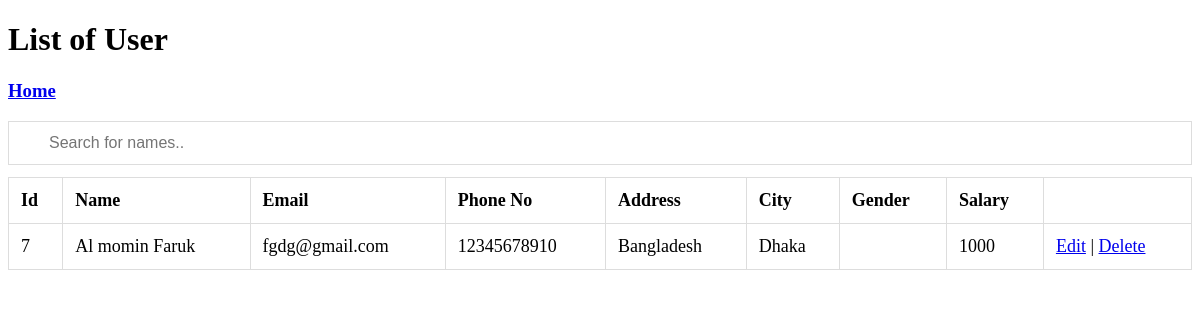
The app's page /adminhome/sellerinfo.php with its own data.
### tables this page shows
CREATE TABLE `signup` (
  `id` int(11) NOT NULL,
  `fullname` varchar(255) NOT NULL,
  `email` varchar(255) NOT NULL,
  `phonenumber` varchar(16) NOT NULL,
  `address` text NOT NULL,
  `city` text NOT NULL,
  `gender` varchar(10) DEFAULT NULL,
  `salary` varchar(20) DEFAULT NULL,
  `filename` varchar(500) DEFAULT NULL
);

### adminhome/db.php (called while the page is built)
<?php
$serverName="localhost";
$username="root";
$password="";
$databaseName="project";
function executeNonQuery($query){
global $serverName,$username,$password,$databaseName;
$result=false;
$connection=mysqli_connect($serverName,$username,$password,$databaseName);
if($connection){
    $result=mysqli_query($connection,$query);
}
return $result;
}
function executeQuery($query){
    return executeNonQuery($query);
}
?>

### adminhome/dataaccess.php (called while the page is built, shortened)
<?php
include_once("db.php");
function getAllSeller()
{
  $query = "SELECT * FROM signin where status=0";
  $result = executeQuery($query);
  $userList = array();
  $j = 0;
  if ($result) {
    for ($i = 0; $row = mysqli_fetch_assoc($result); $i++) {
      $query2 = "SELECT * FROM signup where id=$row[id]";
      $result2 = executeQuery($query2);
      $row2 = mysqli_fetch_assoc($result2);
      $userList[$j] = $row2;
      $j++;
    }
  }
  return $userList;
}
?>

### adminhome/service.php (called while the page is built, shortened)
<?php
include_once("dataaccess.php");
function loadAllSeller()
{
  return getAllSeller();
}
?>

### adminhome/sellerinfo.php (the view, shortened to what this page needs)
<?php
include_once("service.php");
$sellerList = loadAllSeller();
?>
<!DOCTYPE html>
<html lang="en">
<head>
</head>
<body>
    <h1>List of User</h1>
    <h3><a href="normaladmin.php">Home</a></h3>
    <input type="text" id="myInput" onkeyup="myFunction()" placeholder="Search for names.." title="Type in a name">
    <div>
        <table id="myTable" border="1">
            <tr>
                <th>Id</th>
                <th>Name</th>
                <th>Email</th>
                <th>Phone No</th>
                <th>Address</th>
                <th>City</th>
                <th>Gender</th>
                <th>Salary</th>
            </tr>
            <?php
            if (is_array($sellerList)) {
                foreach ($sellerList as $sell) {
                    echo
                        "<tr>
                                  <td>$sell[id]</td>
                                  <td>$sell[fullname]</td>
                                  <td>$sell[email]</td>
                                  <td>$sell[phonenumber]</td>
                                  <td>$sell[address]</td>
                                  <td>$sell[city]</td>
                                  <td>$sell[gender]</td>
                                  <td>$sell[salary]</td>
                                  <td><a href='editseller.php?id=$sell[id]'>Edit</a> | <a href='deleteSeller.php?id=$sell[id]'>Delete</a></td>
                              </tr>";
                }
            }
            ?>
        </table>
    </div>
</body>
</html>

### adminhome/sellerinfo.php (style rules this page uses)
* { box-sizing: border-box; }
#myInput { background-image: url('/css/searchicon.png'); background-position: 10px 10px; background-repeat: no-repeat; width: 100%; font-size: 16px; padding: 12px 20px 12px 40px; border: 1px solid #ddd; margin-bottom: 12px; }
#myTable { border-collapse: collapse; width: 100%; border: 1px solid #ddd; font-size: 18px; }
#myTable th, #myTable td { text-align: left; padding: 12px; }
#myTable tr { border-bottom: 1px solid #ddd; }

### records on screen
signup: id "7", fullname "Al momin Faruk", email "fgdg@gmail.com", phonenumber "12345678910", address "Bangladesh", city "Dhaka", salary "1000"
